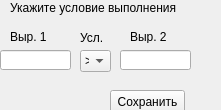
    <widget class="QWidget" name="page_3">
     <property name="geometry">
      <rect>
       <x>0</x>
       <y>0</y>
       <width>221</width>
       <height>110</height>
      </rect>
     </property>
     <attribute name="label">
      <string>while</string>
     </attribute>
     <widget class="QLabel" name="label_9">
      <property name="geometry">
       <rect>
        <x>10</x>
        <y>0</y>
        <width>181</width>
        <height>16</height>
       </rect>
      </property>
      <property name="text">
       <string>Укажите условие выполнения</string>
      </property>
     </widget>
     <widget class="QComboBox" name="comboBox_2">
      <property name="geometry">
       <rect>
        <x>80</x>
        <y>50</y>
        <width>31</width>
        <height>22</height>
       </rect>
      </property>
      <item>
       <property name="text">
        <string>&gt;</string>
       </property>
      </item>
      <item>
       <property name="text">
        <string>&lt;</string>
       </property>
      </item>
      <item>
       <property name="text">
        <string>=</string>
       </property>
      </item>
      <item>
       <property name="text">
        <string>≥</string>
       </property>
      </item>
      <item>
       <property name="text">
        <string>≤</string>
       </property>
      </item>
      <item>
       <property name="text">
        <string>≠</string>
       </property>
      </item>
     </widget>
     <widget class="QLineEdit" name="lineEdit_5">
      <property name="geometry">
       <rect>
        <x>0</x>
        <y>50</y>
        <width>71</width>
        <height>20</height>
       </rect>
      </property>
     </widget>
     <widget class="QLineEdit" name="lineEdit_6">
      <property name="geometry">
       <rect>
        <x>120</x>
        <y>50</y>
        <width>71</width>
        <height>20</height>
       </rect>
      </property>
     </widget>
     <widget class="QPushButton" name="pushButton_12">
      <property name="geometry">
       <rect>
        <x>110</x>
        <y>90</y>
        <width>75</width>
        <height>23</height>
       </rect>
      </property>
      <property name="toolTip">
       <string>&lt;html&gt;&lt;head/&gt;&lt;body&gt;&lt;p&gt;Сохранить параметры оператора&lt;/p&gt;&lt;/body&gt;&lt;/html&gt;</string>
      </property>
      <property name="text">
       <string>Сохранить</string>
      </property>
     </widget>
     <widget class="QLabel" name="label_10">
      <property name="geometry">
       <rect>
        <x>10</x>
        <y>30</y>
        <width>47</width>
        <height>13</height>
       </rect>
      </property>
      <property name="text">
       <string>Выр. 1</string>
      </property>
     </widget>
     <widget class="QLabel" name="label_11">
      <property name="geometry">
       <rect>
        <x>80</x>
        <y>30</y>
        <width>61</width>
        <height>16</height>
       </rect>
      </property>
      <property name="text">
       <string>Усл.</string>
      </property>
     </widget>
     <widget class="QLabel" name="label_12">
      <property name="geometry">
       <rect>
        <x>130</x>
        <y>30</y>
        <width>47</width>
        <height>13</height>
       </rect>
      </property>
      <property name="text">
       <string>Выр. 2</string>
      </property>
     </widget>
    </widget>
